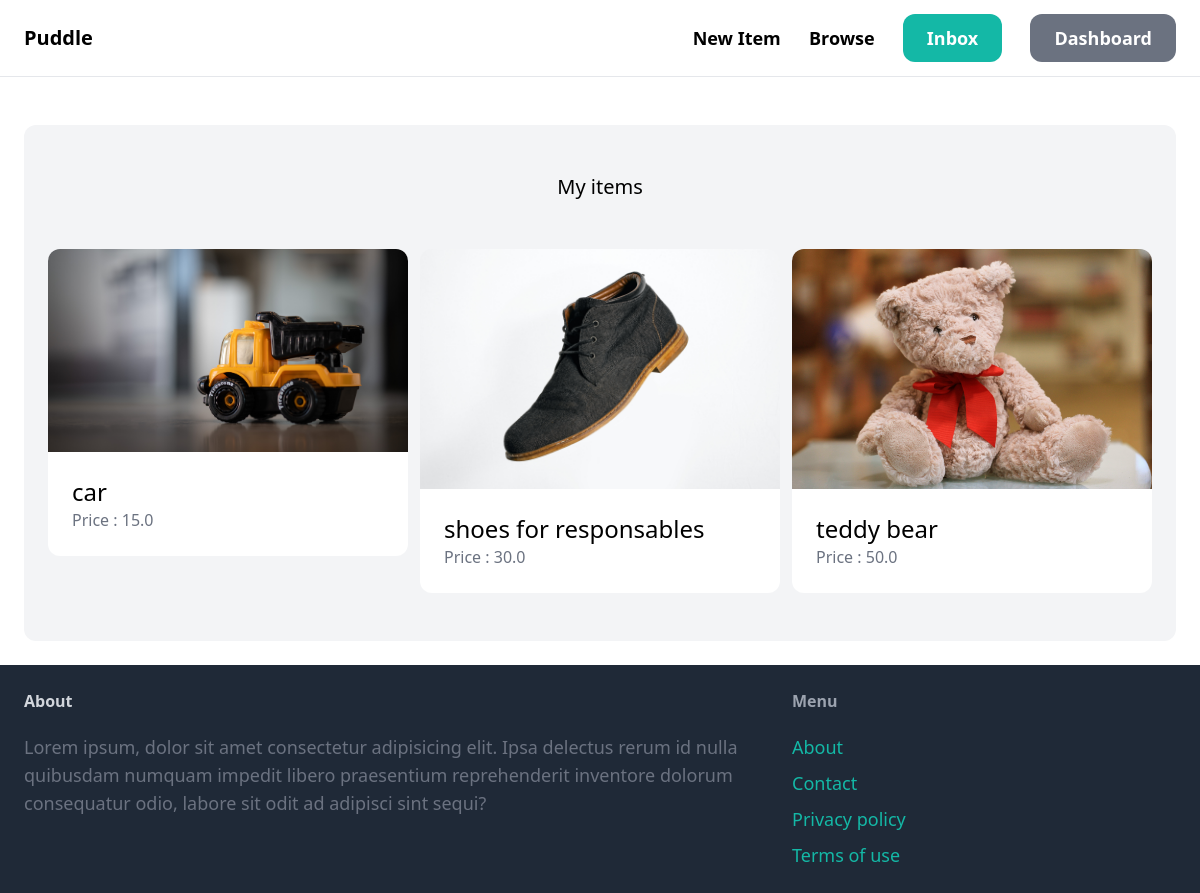
The app's page /dashboard (signed in), older data.
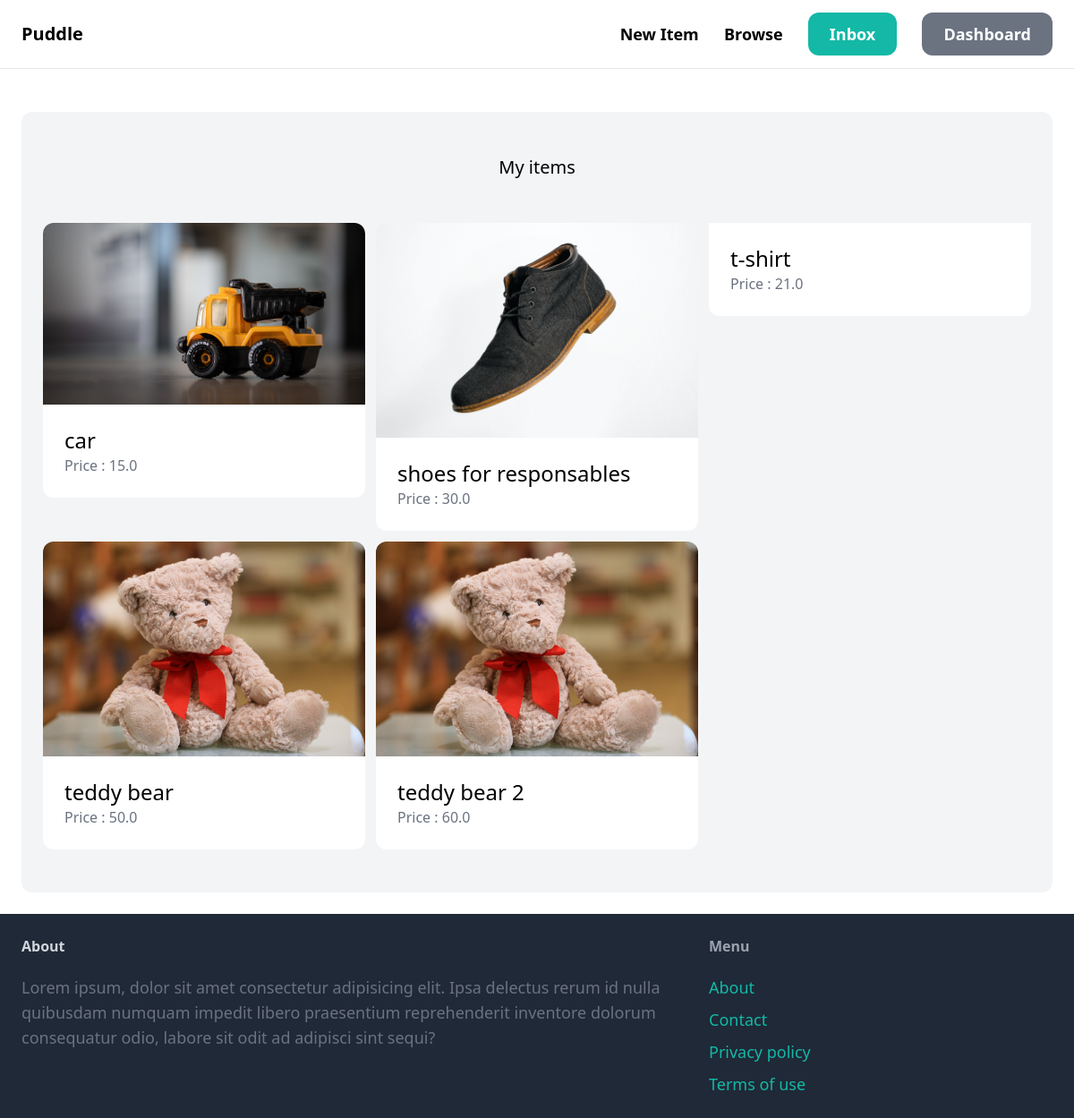
The same page, newer data.
### item/models.py (models this page shows, shortened)
class Item(models.Model):
    name = models.CharField( max_length = 255)
    category = models.ForeignKey(Category, related_name = 'items', on_delete=models.CASCADE)
    description = models.TextField()
    price = models.FloatField()
    image = models.ImageField(upload_to='item_image', blank=True, null=True)
    is_sold = models.BooleanField(default=False)
    created_by = models.ForeignKey(User, related_name = 'items', on_delete=models.CASCADE)
    created_at = models.DateTimeField(auto_now_add="True")
    class Meta:
        ordering = ('name',)

### dashboard/views.py (the view)
# urls.py: path("", views.index, name="index"),
@login_required
def index(request):
    items = Item.objects.filter(is_sold=False)[0:6]
    return render(request, 'dashboard/dashboard.html', {
        'items' : items,
    })

### dashboard/templates/dashboard/dashboard.html (shortened to what this page needs)
{% extends 'core/base.html' %}
{% block content %}
    <div class="mt-6 px-6 py-12 bg-gray-100 rounded-xl">
        <h2 class="mb-12 text-xl text-center">My items</h2>
        <div class="grid grid-cols-3 gap-3">
            {% for item in items %}
                <div>
                    <a href="{% url 'item:detail' item.id %}">
                        <div class="">
                            <img src="{{ item.image.url }}" alt="" class="rounded-t-xl ">
                        </div>
                        <div class="p-6 bg-white rounded-b-xl">
                            <h2 class="text-2xl">{{ item.name }} </h2>
                            <p class="text-gray-500">Price : {{ item.price }} </p>
                        </div>
                    </a>
                </div>
            {% endfor %}
        </div>
    </div>
{% endblock content %}

Row changes from the older to the newer data that the page shows:
added Item: name "t-shirt", price "21.0"
added Item: image (picture), name "teddy bear 2", price "60.0"
